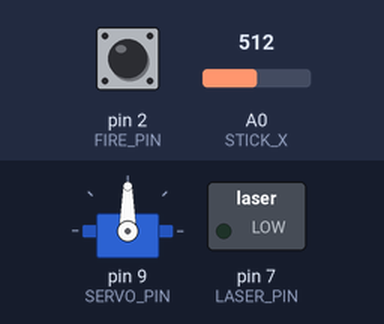
This sketch was run on a simulated Arduino Uno, built with avr-gcc and run on an emulated ATmega328P. Parts: servo, switched loads named in the sketch (green lamp = pin HIGH). The inputs (shaded band) are chosen by the test bench; at power-on: A0 (STICK_X) = 512, pin 2 (FIRE_PIN) HIGH.

Above: at 1.2 s.
1.3 s: A0 (STICK_X) set to 716
At 2.5 s:
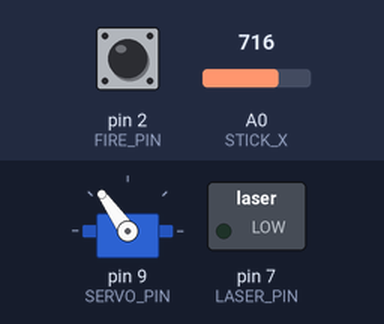
2.8 s: pin 2 (FIRE_PIN) pulled LOW for 0.15 s
At 2.87 s:
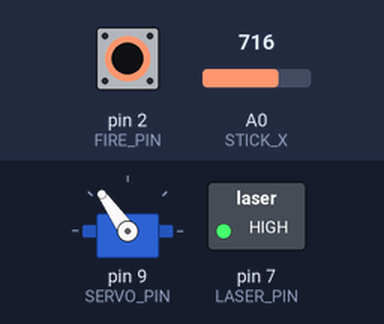
4.4 s: A0 (STICK_X) set to 900
At 5.6 s:
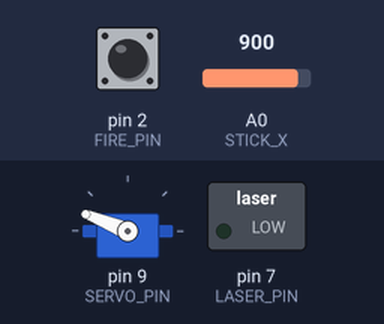
5.9 s: pin 2 (FIRE_PIN) pulled LOW for 1 s
At 6.7 s:
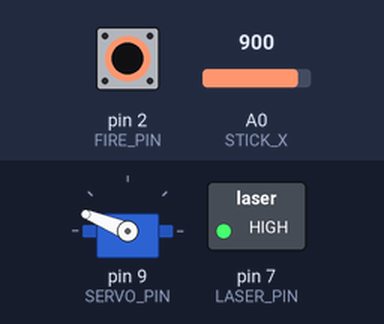
8.4 s: A0 (STICK_X) set to 1023
At 9.1 s:
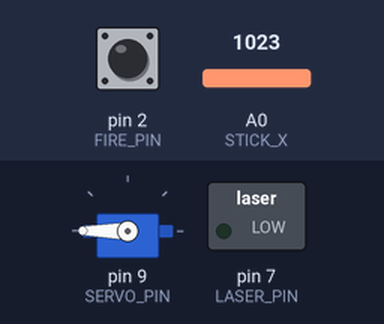
9.9 s: pin 2 (FIRE_PIN) pulled LOW for 0.15 s
At 9.97 s:
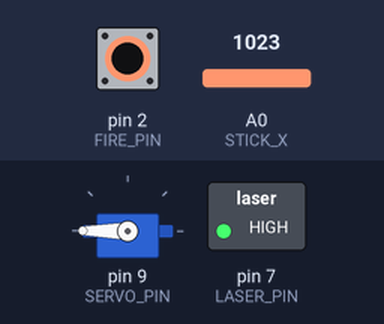
Timing chart, 0 to 12.5 s (numbered marks = the images above; inputs shaded):
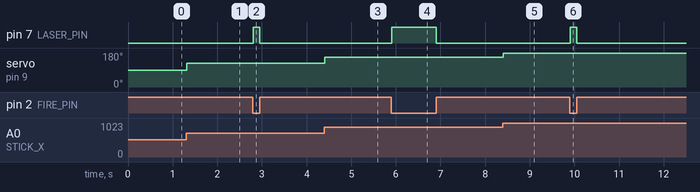

The sketch:

P10_Joystick_Turret.ino
```cpp
// Project 10: Joystick Turret
// Move the stick left and right to aim.
// Click the stick down to fire the "laser" LED.

#include <Servo.h>

const int SERVO_PIN = 9;
const int STICK_X = A0;     // joystick left-right
const int FIRE_PIN = 2;     // joystick click
const int LASER_PIN = 7;    // red LED "laser"

Servo turret;

void setup() {
  turret.attach(SERVO_PIN);
  pinMode(FIRE_PIN, INPUT_PULLUP);
  pinMode(LASER_PIN, OUTPUT);
}

void loop() {
  int x = analogRead(STICK_X);          // 0 to 1023 (about 512 in the middle)
  int angle = map(x, 0, 1023, 0, 180);
  turret.write(angle);

  if (digitalRead(FIRE_PIN) == LOW) {        // stick clicked
    digitalWrite(LASER_PIN, HIGH);
  } else {
    digitalWrite(LASER_PIN, LOW);
  }
  delay(15);
}
```

Measured:
- after the input at 1.3 s, servo on pin 9 (SERVO_PIN): 90° → 125° at once
- after the input at 2.8 s, pin 7 (LASER_PIN): LOW → HIGH at once, → LOW 0.15 s later
- after the input at 4.4 s, servo on pin 9 (SERVO_PIN): 125° → 158° at once
- after the input at 5.9 s, pin 7 (LASER_PIN): LOW → HIGH at once, → LOW 0.99 s later
- after the input at 8.4 s, servo on pin 9 (SERVO_PIN): 158° → 180° at once
- after the input at 9.9 s, pin 7 (LASER_PIN): LOW → HIGH at once, → LOW 0.15 s later
